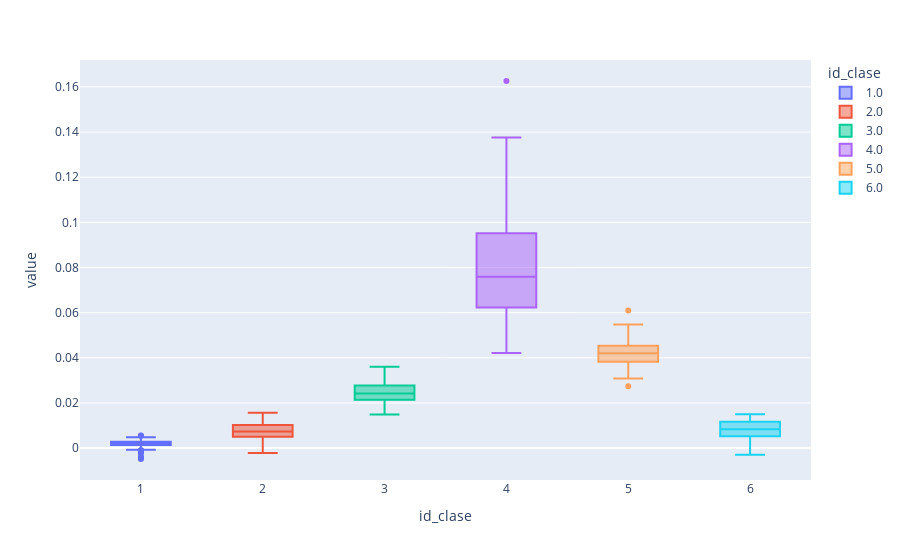

Source (notebook cell):
### Code cell
px.box(sitios_gr_melt.query("Bands == 'B1'"), x = 'id_clase', color = 'id_clase', y = 'value', hover_data=["index","id_clase"])

### Figure 1 — Plotly figure (JSON) as saved in the notebook; plotly's stock layout.template omitted (floating-point values rounded to 4 significant figures; data arrays with more than 128 entries replaced by an {"elided": "..."} marker saying what was removed)
{"data": [{"alignmentgroup": "True", "customdata": {"elided": "192x1 int values"}, "hovertemplate": "id_clase=%{x}<br>value=%{y}<br>index=%{customdata[0]}<extra></extra>", "legendgroup": "1.0", "marker": {"color": "#636efa"}, "name": "1.0", "notched": false, "offsetgroup": "1.0", "orientation": "v", "showlegend": true, "type": "box", "x": {"elided": "192 int values"}, "x0": " ", "xaxis": "x", "y": {"elided": "192 float values"}, "y0": " ", "yaxis": "y"}, {"alignmentgroup": "True", "customdata": {"elided": "177x1 int values"}, "hovertemplate": "id_clase=%{x}<br>value=%{y}<br>index=%{customdata[0]}<extra></extra>", "legendgroup": "2.0", "marker": {"color": "#EF553B"}, "name": "2.0", "notched": false, "offsetgroup": "2.0", "orientation": "v", "showlegend": true, "type": "box", "x": {"elided": "177 int values"}, "x0": " ", "xaxis": "x", "y": {"elided": "177 float values"}, "y0": " ", "yaxis": "y"}, {"alignmentgroup": "True", "customdata": {"elided": "146x1 int values"}, "hovertemplate": "id_clase=%{x}<br>value=%{y}<br>index=%{customdata[0]}<extra></extra>", "legendgroup": "3.0", "marker": {"color": "#00cc96"}, "name": "3.0", "notched": false, "offsetgroup": "3.0", "orientation": "v", "showlegend": true, "type": "box", "x": {"elided": "146 int values"}, "x0": " ", "xaxis": "x", "y": {"elided": "146 float values"}, "y0": " ", "yaxis": "y"}, {"alignmentgroup": "True", "customdata": [[79], [80], [81], [82], [83], [84], [85], [86], [87], [88], [89], [90], [91], [92], [93], [601], [602], [603], [604], [605], [606], [607], [608], [609], [610], [611], [612], [613], [614], [615], [616], [617], [618], [619], [620], [621], [622], [623], [624], [625], [626], [627], [628], [629], [630], [631], [632], [633], [634], [635], [636], [637], [638], [639], [640], [641], [642], [643], [644], [645], [646], [647]], "hovertemplate": "id_clase=%{x}<br>value=%{y}<br>index=%{customdata[0]}<extra></extra>", "legendgroup": "4.0", "marker": {"color": "#ab63fa"}, "name": "4.0", "notched": false, "offsetgroup": "4.0", "orientation": "v", "showlegend": true, "type": "box", "x": [4, 4, 4, 4, 4, 4, 4, 4, 4, 4, 4, 4, 4, 4, 4, 4, 4, 4, 4, 4, 4, 4, 4, 4, 4, 4, 4, 4, 4, 4, 4, 4, 4, 4, 4, 4, 4, 4, 4, 4, 4, 4, 4, 4, 4, 4, 4, 4, 4, 4, 4, 4, 4, 4, 4, 4, 4, 4, 4, 4, 4, 4], "x0": " ", "xaxis": "x", "y": [0.1175, 0.1175, 0.09697, 0.1054, 0.1079, 0.09106, 0.09106, 0.09706, 0.09041, 0.09706, 0.09041, 0.09882, 0.1187, 0.09728, 0.1376, 0.06304, 0.05073, 0.05125, 0.09281, 0.05688, 0.05459, 0.0677, 0.08743, 0.09981, 0.08861, 0.1626, 0.06955, 0.06433, 0.05256, 0.0577, 0.09419, 0.07343, 0.06224, 0.08267, 0.09362, 0.04219, 0.09519, 0.06463, 0.05026, 0.07555, 0.08548, 0.08663, 0.06471, 0.07629, 0.07156, 0.05864, 0.05303, 0.06064, 0.09969, 0.1039, 0.06076, 0.08545, 0.05803, 0.06878, 0.09021, 0.06935, 0.06117, 0.06859, 0.06416, 0.06799, 0.06378, 0.04703], "y0": " ", "yaxis": "y"}, {"alignmentgroup": "True", "customdata": [[531], [532], [533], [534], [535], [536], [537], [538], [539], [540], [541], [542], [543], [544], [545], [546], [547], [548], [549], [550], [551], [552], [553], [554], [555], [556], [557], [558], [559], [560], [561], [562], [563], [564], [565], [566], [567], [568], [569], [570], [571], [573], [574], [575], [576], [577], [578], [579], [580], [581], [582], [583], [584], [585], [586], [587], [588], [589], [590], [591], [592], [593], [594], [595], [596], [597], [598], [599], [600]], "hovertemplate": "id_clase=%{x}<br>value=%{y}<br>index=%{customdata[0]}<extra></extra>", "legendgroup": "5.0", "marker": {"color": "#FFA15A"}, "name": "5.0", "notched": false, "offsetgroup": "5.0", "orientation": "v", "showlegend": true, "type": "box", "x": [5, 5, 5, 5, 5, 5, 5, 5, 5, 5, 5, 5, 5, 5, 5, 5, 5, 5, 5, 5, 5, 5, 5, 5, 5, 5, 5, 5, 5, 5, 5, 5, 5, 5, 5, 5, 5, 5, 5, 5, 5, 5, 5, 5, 5, 5, 5, 5, 5, 5, 5, 5, 5, 5, 5, 5, 5, 5, 5, 5, 5, 5, 5, 5, 5, 5, 5, 5, 5], "x0": " ", "xaxis": "x", "y": [0.04288, 0.03299, 0.04149, 0.0437, 0.03199, 0.04348, 0.04106, 0.04475, 0.0437, 0.04989, 0.04556, 0.03859, 0.03997, 0.03612, 0.03199, 0.05091, 0.04016, 0.04238, 0.03832, 0.04535, 0.03862, 0.0384, 0.03969, 0.03628, 0.04694, 0.03754, 0.04087, 0.04207, 0.0402, 0.03576, 0.06095, 0.04401, 0.03826, 0.0454, 0.04287, 0.04003, 0.04001, 0.03515, 0.04394, 0.04656, 0.03705, 0.04051, 0.04464, 0.04439, 0.03837, 0.03818, 0.03499, 0.04461, 0.03086, 0.02745, 0.04673, 0.03856, 0.04611, 0.05132, 0.04533, 0.04309, 0.0359, 0.05476, 0.05432, 0.04684, 0.04607, 0.04241, 0.03789, 0.05039, 0.05212, 0.04263, 0.03801, 0.03125, 0.04468], "y0": " ", "yaxis": "y"}, {"alignmentgroup": "True", "customdata": [[648], [649], [650], [651], [652], [653], [654], [655], [656], [657], [658], [659], [660], [661], [662], [663], [664], [665], [666], [667], [668], [669], [670], [671], [672], [673], [674], [675], [676], [677], [678], [679], [680], [681], [682], [683], [684], [685], [686], [687], [688]], "hovertemplate": "id_clase=%{x}<br>value=%{y}<br>index=%{customdata[0]}<extra></extra>", "legendgroup": "6.0", "marker": {"color": "#19d3f3"}, "name": "6.0", "notched": false, "offsetgroup": "6.0", "orientation": "v", "showlegend": true, "type": "box", "x": [6, 6, 6, 6, 6, 6, 6, 6, 6, 6, 6, 6, 6, 6, 6, 6, 6, 6, 6, 6, 6, 6, 6, 6, 6, 6, 6, 6, 6, 6, 6, 6, 6, 6, 6, 6, 6, 6, 6, 6, 6], "x0": " ", "xaxis": "x", "y": [0.007157, 0.008395, 0.009577, 0.008752, 0.008093, 0.008367, 0.008642, 0.009907, 0.01032, 0.01161, 0.01202, 0.01373, 0.01403, 0.01401, 0.01409, 0.01329, 0.01277, 0.01178, 0.01497, 0.01274, 0.009357, 0.009797, 0.009027, 0.008037, 0.004682, 0.002757, 0.001671, 0.006002, 0.005892, 0.006195, 0.002194, 0.005507, 0.006168, 0.005384, 0.0046, 0.004985, 0.004985, 0.009, -0.002907, 0.002097, 0.003115], "y0": " ", "yaxis": "y"}], "layout": {"boxmode": "overlay", "legend": {"title": {"text": "id_clase"}, "tracegroupgap": 0}, "margin": {"t": 60}, "xaxis": {"anchor": "y", "categoryarray": [1, 2, 3, 4, 5, 6], "categoryorder": "array", "domain": [0, 1], "title": {"text": "id_clase"}}, "yaxis": {"anchor": "x", "domain": [0, 1], "title": {"text": "value"}}}}
